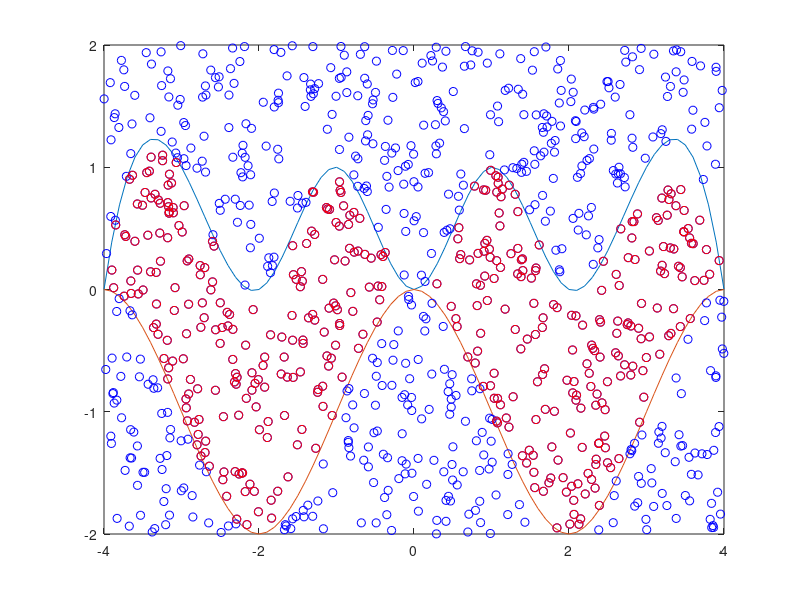

Reproduce this figure in MATLAB.
function InpolySpline
% Synthetic spline
x_d_p = [-4:4];
y_d_p = [0 1 0 1 0 1 0 1 0];
x_q_p = [-4:.1:4];
y_q_p = spline(x_d_p,y_d_p,x_q_p);
x_d_m = [4:-1:-4];
y_d_m = [0 -1 -2 -1 0 -1 -2 -1 0];
x_q_m = [4:-0.1:-4];
y_q_m = spline(x_d_m,y_d_m,x_q_m);

% Random data
xrand=8.*(rand(1,1000)-0.5);
yrand=4.*(rand(1,1000)-0.5);

% Generate edge
xe=[x_q_p,x_q_m];
ye=[y_q_p,y_q_m];
id=inpolygon(xrand,yrand,xe,ye);

% Plot figure
figure(10); clf(10)
plot(x_q_p,y_q_p); hold on
plot(x_q_m,y_q_m); hold on
plot(xrand,yrand,'ob'); hold on
plot(xrand(id),yrand(id),'or')

end